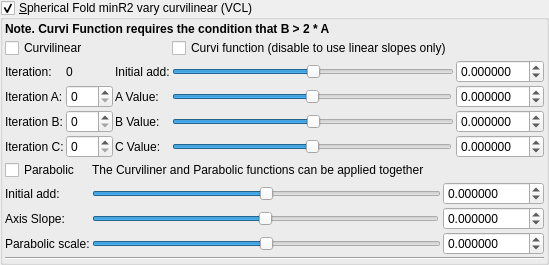
    <widget class="MyGroupBox" name="groupCheck_transf_function_enabledy_false">
     <property name="title">
      <string>&amp;Spherical Fold minR2 vary curvilinear (VCL)</string>
     </property>
     <property name="checkable">
      <bool>true</bool>
     </property>
     <layout class="QVBoxLayout" name="verticalLayout_22" stretch="0,0,0">
      <property name="spacing">
       <number>2</number>
      </property>
      <property name="leftMargin">
       <number>2</number>
      </property>
      <property name="topMargin">
       <number>2</number>
      </property>
      <property name="rightMargin">
       <number>2</number>
      </property>
      <property name="bottomMargin">
       <number>2</number>
      </property>
      <item>
       <layout class="QGridLayout" name="gridLayout_38">
        <property name="spacing">
         <number>2</number>
        </property>
        <item row="3" column="1">
         <widget class="MySpinBox" name="spinboxInt_Cpara_iterA">
          <property name="sizePolicy">
           <sizepolicy hsizetype="Minimum" vsizetype="Maximum">
            <horstretch>0</horstretch>
            <verstretch>0</verstretch>
           </sizepolicy>
          </property>
          <property name="maximum">
           <number>999</number>
          </property>
         </widget>
        </item>
        <item row="1" column="0" colspan="2">
         <widget class="QCheckBox" name="checkBox_Cpara_enabledLinear">
          <property name="text">
           <string>Curvilinear</string>
          </property>
         </widget>
        </item>
        <item row="5" column="0">
         <widget class="QLabel" name="label_176">
          <property name="text">
           <string>Iteration B:</string>
          </property>
         </widget>
        </item>
        <item row="3" column="2">
         <widget class="QLabel" name="label_104">
          <property name="text">
           <string>A Value:</string>
          </property>
         </widget>
        </item>
        <item row="5" column="1">
         <widget class="MySpinBox" name="spinboxInt_Cpara_iterB">
          <property name="sizePolicy">
           <sizepolicy hsizetype="Minimum" vsizetype="Maximum">
            <horstretch>0</horstretch>
            <verstretch>0</verstretch>
           </sizepolicy>
          </property>
          <property name="maximum">
           <number>999</number>
          </property>
         </widget>
        </item>
        <item row="2" column="5">
         <widget class="MyDoubleSpinBox" name="spinbox_Cpara_para00">
          <property name="sizePolicy">
           <sizepolicy hsizetype="Minimum" vsizetype="Maximum">
            <horstretch>0</horstretch>
            <verstretch>0</verstretch>
           </sizepolicy>
          </property>
          <property name="prefix">
           <string/>
          </property>
          <property name="suffix">
           <string/>
          </property>
          <property name="decimals">
           <number>6</number>
          </property>
          <property name="minimum">
           <double>-99.000000000000000</double>
          </property>
          <property name="maximum">
           <double>99.000000000000000</double>
          </property>
          <property name="singleStep">
           <double>0.100000000000000</double>
          </property>
         </widget>
        </item>
        <item row="5" column="2">
         <widget class="QLabel" name="label_105">
          <property name="text">
           <string>B Value:</string>
          </property>
         </widget>
        </item>
        <item row="6" column="3">
         <widget class="QSlider" name="slider_Cpara_paraC">
          <property name="sizePolicy">
           <sizepolicy hsizetype="Expanding" vsizetype="Maximum">
            <horstretch>0</horstretch>
            <verstretch>0</verstretch>
           </sizepolicy>
          </property>
          <property name="minimum">
           <number>-5000000</number>
          </property>
          <property name="maximum">
           <number>5000000</number>
          </property>
          <property name="value">
           <number>0</number>
          </property>
          <property name="sliderPosition">
           <number>0</number>
          </property>
          <property name="orientation">
           <enum>Qt::Horizontal</enum>
          </property>
         </widget>
        </item>
        <item row="0" column="0" colspan="4">
         <widget class="QLabel" name="label_103">
          <property name="font">
           <font>
            <weight>75</weight>
            <bold>true</bold>
           </font>
          </property>
          <property name="text">
           <string>Note. Curvi Function requires the condition that B &gt; 2 * A</string>
          </property>
         </widget>
        </item>
        <item row="6" column="1">
         <widget class="MySpinBox" name="spinboxInt_Cpara_iterC">
          <property name="sizePolicy">
           <sizepolicy hsizetype="Minimum" vsizetype="Maximum">
            <horstretch>0</horstretch>
            <verstretch>0</verstretch>
           </sizepolicy>
          </property>
          <property name="maximum">
           <number>999</number>
          </property>
         </widget>
        </item>
        <item row="3" column="5">
         <widget class="MyDoubleSpinBox" name="spinbox_Cpara_paraA">
          <property name="sizePolicy">
           <sizepolicy hsizetype="Minimum" vsizetype="Maximum">
            <horstretch>0</horstretch>
            <verstretch>0</verstretch>
           </sizepolicy>
          </property>
          <property name="prefix">
           <string/>
          </property>
          <property name="suffix">
           <string/>
          </property>
          <property name="decimals">
           <number>6</number>
          </property>
          <property name="minimum">
           <double>-99.000000000000000</double>
          </property>
          <property name="maximum">
           <double>99.000000000000000</double>
          </property>
          <property name="singleStep">
           <double>0.100000000000000</double>
          </property>
         </widget>
        </item>
        <item row="5" column="3" colspan="2">
         <widget class="QSlider" name="slider_Cpara_paraB">
          <property name="sizePolicy">
           <sizepolicy hsizetype="Expanding" vsizetype="Maximum">
            <horstretch>0</horstretch>
            <verstretch>0</verstretch>
           </sizepolicy>
          </property>
          <property name="minimum">
           <number>-5000000</number>
          </property>
          <property name="maximum">
           <number>5000000</number>
          </property>
          <property name="value">
           <number>0</number>
          </property>
          <property name="sliderPosition">
           <number>0</number>
          </property>
          <property name="orientation">
           <enum>Qt::Horizontal</enum>
          </property>
         </widget>
        </item>
        <item row="6" column="2">
         <widget class="QLabel" name="label_106">
          <property name="text">
           <string>C Value:</string>
          </property>
         </widget>
        </item>
        <item row="2" column="1">
         <widget class="QLabel" name="label_177">
          <property name="text">
           <string notr="true">0</string>
          </property>
         </widget>
        </item>
        <item row="5" column="5">
         <widget class="MyDoubleSpinBox" name="spinbox_Cpara_paraB">
          <property name="sizePolicy">
           <sizepolicy hsizetype="Minimum" vsizetype="Maximum">
            <horstretch>0</horstretch>
            <verstretch>0</verstretch>
           </sizepolicy>
          </property>
          <property name="prefix">
           <string/>
          </property>
          <property name="suffix">
           <string/>
          </property>
          <property name="decimals">
           <number>6</number>
          </property>
          <property name="minimum">
           <double>-99.000000000000000</double>
          </property>
          <property name="maximum">
           <double>99.000000000000000</double>
          </property>
          <property name="singleStep">
           <double>0.100000000000000</double>
          </property>
         </widget>
        </item>
        <item row="2" column="3" colspan="2">
         <widget class="QSlider" name="slider_Cpara_para00">
          <property name="sizePolicy">
           <sizepolicy hsizetype="Expanding" vsizetype="Maximum">
            <horstretch>0</horstretch>
            <verstretch>0</verstretch>
           </sizepolicy>
          </property>
          <property name="minimum">
           <number>-5000000</number>
          </property>
          <property name="maximum">
           <number>5000000</number>
          </property>
          <property name="singleStep">
           <number>1</number>
          </property>
          <property name="orientation">
           <enum>Qt::Horizontal</enum>
          </property>
         </widget>
        </item>
        <item row="3" column="0">
         <widget class="QLabel" name="label_178">
          <property name="text">
           <string>Iteration A:</string>
          </property>
         </widget>
        </item>
        <item row="6" column="0">
         <widget class="QLabel" name="label_179">
          <property name="text">
           <string>Iteration C:</string>
          </property>
         </widget>
        </item>
        <item row="1" column="3">
         <widget class="QCheckBox" name="checkBox_Cpara_enabledCurves">
          <property name="text">
           <string>Curvi function (disable to use linear slopes only)</string>
          </property>
         </widget>
        </item>
        <item row="3" column="3">
         <widget class="QSlider" name="slider_Cpara_paraA">
          <property name="sizePolicy">
           <sizepolicy hsizetype="Expanding" vsizetype="Maximum">
            <horstretch>0</horstretch>
            <verstretch>0</verstretch>
           </sizepolicy>
          </property>
          <property name="minimum">
           <number>-5000000</number>
          </property>
          <property name="maximum">
           <number>5000000</number>
          </property>
          <property name="singleStep">
           <number>1</number>
          </property>
          <property name="orientation">
           <enum>Qt::Horizontal</enum>
          </property>
         </widget>
        </item>
        <item row="6" column="5">
         <widget class="MyDoubleSpinBox" name="spinbox_Cpara_paraC">
          <property name="sizePolicy">
           <sizepolicy hsizetype="Minimum" vsizetype="Maximum">
            <horstretch>0</horstretch>
            <verstretch>0</verstretch>
           </sizepolicy>
          </property>
          <property name="prefix">
           <string/>
          </property>
          <property name="suffix">
           <string/>
          </property>
          <property name="decimals">
           <number>6</number>
          </property>
          <property name="minimum">
           <double>-99.000000000000000</double>
          </property>
          <property name="maximum">
           <double>99.000000000000000</double>
          </property>
          <property name="singleStep">
           <double>0.100000000000000</double>
          </property>
         </widget>
        </item>
        <item row="2" column="2">
         <widget class="QLabel" name="label_107">
          <property name="text">
           <string>Initial add:</string>
          </property>
         </widget>
        </item>
        <item row="2" column="0">
         <widget class="QLabel" name="label_180">
          <property name="text">
           <string>Iteration:</string>
          </property>
         </widget>
        </item>
       </layout>
      </item>
      <item>
       <layout class="QGridLayout" name="gridLayout_39">
        <property name="spacing">
         <number>2</number>
        </property>
        <item row="3" column="5">
         <widget class="MyDoubleSpinBox" name="spinbox_Cpara_parab_scale">
          <property name="sizePolicy">
           <sizepolicy hsizetype="Minimum" vsizetype="Maximum">
            <horstretch>0</horstretch>
            <verstretch>0</verstretch>
           </sizepolicy>
          </property>
          <property name="prefix">
           <string/>
          </property>
          <property name="suffix">
           <string/>
          </property>
          <property name="decimals">
           <number>6</number>
          </property>
          <property name="minimum">
           <double>-9999.000000000000000</double>
          </property>
          <property name="maximum">
           <double>9999.000000000000000</double>
          </property>
          <property name="singleStep">
           <double>0.100000000000000</double>
          </property>
         </widget>
        </item>
        <item row="1" column="5">
         <widget class="MyDoubleSpinBox" name="spinbox_Cpara_parab_offset0">
          <property name="sizePolicy">
           <sizepolicy hsizetype="Minimum" vsizetype="Maximum">
            <horstretch>0</horstretch>
            <verstretch>0</verstretch>
           </sizepolicy>
          </property>
          <property name="prefix">
           <string/>
          </property>
          <property name="suffix">
           <string/>
          </property>
          <property name="decimals">
           <number>6</number>
          </property>
          <property name="minimum">
           <double>-99.000000000000000</double>
          </property>
          <property name="maximum">
           <double>99.000000000000000</double>
          </property>
          <property name="singleStep">
           <double>0.100000000000000</double>
          </property>
         </widget>
        </item>
        <item row="3" column="3" colspan="2">
         <widget class="QSlider" name="slider_Cpara_parab_scale">
          <property name="sizePolicy">
           <sizepolicy hsizetype="Expanding" vsizetype="Maximum">
            <horstretch>0</horstretch>
            <verstretch>0</verstretch>
           </sizepolicy>
          </property>
          <property name="minimum">
           <number>-500000000</number>
          </property>
          <property name="maximum">
           <number>500000000</number>
          </property>
          <property name="value">
           <number>0</number>
          </property>
          <property name="sliderPosition">
           <number>0</number>
          </property>
          <property name="orientation">
           <enum>Qt::Horizontal</enum>
          </property>
         </widget>
        </item>
        <item row="2" column="3">
         <widget class="QSlider" name="slider_Cpara_parab_slope">
          <property name="sizePolicy">
           <sizepolicy hsizetype="Expanding" vsizetype="Maximum">
            <horstretch>0</horstretch>
            <verstretch>0</verstretch>
           </sizepolicy>
          </property>
          <property name="minimum">
           <number>-5000000</number>
          </property>
          <property name="maximum">
           <number>5000000</number>
          </property>
          <property name="singleStep">
           <number>1</number>
          </property>
          <property name="orientation">
           <enum>Qt::Horizontal</enum>
          </property>
         </widget>
        </item>
        <item row="1" column="3" colspan="2">
         <widget class="QSlider" name="slider_Cpara_parab_offset0">
          <property name="sizePolicy">
           <sizepolicy hsizetype="Expanding" vsizetype="Maximum">
            <horstretch>0</horstretch>
            <verstretch>0</verstretch>
           </sizepolicy>
          </property>
          <property name="minimum">
           <number>-5000000</number>
          </property>
          <property name="maximum">
           <number>5000000</number>
          </property>
          <property name="singleStep">
           <number>1</number>
          </property>
          <property name="orientation">
           <enum>Qt::Horizontal</enum>
          </property>
         </widget>
        </item>
        <item row="2" column="5">
         <widget class="MyDoubleSpinBox" name="spinbox_Cpara_parab_slope">
          <property name="sizePolicy">
           <sizepolicy hsizetype="Minimum" vsizetype="Maximum">
            <horstretch>0</horstretch>
            <verstretch>0</verstretch>
           </sizepolicy>
          </property>
          <property name="prefix">
           <string/>
          </property>
          <property name="suffix">
           <string/>
          </property>
          <property name="decimals">
           <number>6</number>
          </property>
          <property name="minimum">
           <double>-99.000000000000000</double>
          </property>
          <property name="maximum">
           <double>99.000000000000000</double>
          </property>
          <property name="singleStep">
           <double>0.100000000000000</double>
          </property>
         </widget>
        </item>
        <item row="0" column="0">
         <widget class="QCheckBox" name="checkBox_Cpara_enabledParab_false">
          <property name="text">
           <string>Parabolic</string>
          </property>
         </widget>
        </item>
        <item row="1" column="0">
         <widget class="QLabel" name="label_108">
          <property name="text">
           <string>Initial add:</string>
          </property>
         </widget>
        </item>
        <item row="3" column="0">
         <widget class="QLabel" name="label_121">
          <property name="text">
           <string>Parabolic scale:</string>
          </property>
         </widget>
        </item>
        <item row="0" column="3">
         <widget class="QLabel" name="label_122">
          <property name="text">
           <string>The Curviliner and Parabolic functions can be applied together</string>
          </property>
         </widget>
        </item>
        <item row="2" column="0">
         <widget class="QLabel" name="label_123">
          <property name="text">
           <string>Axis Slope:</string>
          </property>
         </widget>
        </item>
       </layout>
      </item>
      <item>
       <widget class="Line" name="line_10">
        <property name="orientation">
         <enum>Qt::Horizontal</enum>
        </property>
       </widget>
      </item>
     </layout>
    </widget>
